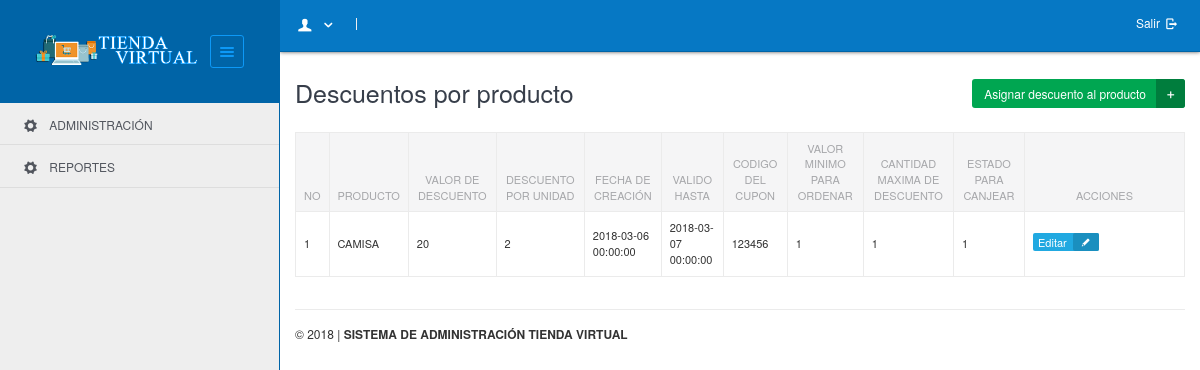
/?mod=producto_descuento&pag=lista (signed in), run on the app's committed database.
### tables this page shows
CREATE TABLE IF NOT EXISTS `product_discount` (
  `id_producto_descuento` int(11) NOT NULL AUTO_INCREMENT,
  `product_id` int(11) NOT NULL,
  `discount_value` int(11) NOT NULL,
  `discount_unit` varchar(20) NOT NULL,
  `date_created` timestamp NOT NULL DEFAULT CURRENT_TIMESTAMP ON UPDATE CURRENT_TIMESTAMP,
  `valid_until` timestamp NOT NULL DEFAULT '0000-00-00 00:00:00',
  `coupon_code` varchar(10) NOT NULL,
  `minimum_order_value` int(11) NOT NULL,
  `maximum_discount_amount` int(11) NOT NULL,
  `is_redeem_allowed` char(1) NOT NULL,
  PRIMARY KEY (`id_producto_descuento`)
);

CREATE TABLE IF NOT EXISTS `product` (
  `id_producto` int(11) NOT NULL AUTO_INCREMENT,
  `product_name` varchar(100) NOT NULL,
  `product_description` varchar(4000) NOT NULL,
  `units_in_stock` int(11) NOT NULL,
  `product_category_id` int(11) NOT NULL,
  `reward_points_credit` int(11) NOT NULL,
  PRIMARY KEY (`id_producto`)
);

### modelo/conexion.php (called while the page is built, shortened)
<?php
    class conexion
    {
        private $servidor = 'localhost';
        private $base_datos = 'tienda';
        private $usuario = 'root';
        private $password = '123456';
        private $enlace;
        function Conectar()
        {
            $this->enlace = mysql_connect($this->servidor,$this->usuario,$this->password);
            if($this->enlace)
            {
                if(mysql_select_db($this->base_datos))
                    return $this->enlace;
                else
                    return false;
            }
            else
                return false;
        }
        function Lista($sql)
        {
        	$result = mysql_query($sql,$this->enlace);
        	$return_array=array();
            if(mysql_num_rows($result)>0)
            	while ($obj = mysql_fetch_array($result)) {
                    $return_array[] = $obj;
            	}
        	return $return_array;
        }
    }
?>

### modelo/producto_descuento.php (called while the page is built, shortened)
<?php
class producto_descuento
{
	private $bd;
	function producto_descuento()
	{
		$this->bd = new Conexion();
	}
	function get_all($criterio)
	{
		if(empty($criterio)) $where = ""; else $where = " $criterio";
		$registros = $this->bd->Lista("select * from product_discount $where");
			return $registros;
	}
}
?>

### vista/producto_descuento/lista.php (the view, shortened to what this page needs)
 <?php include("modelo/producto_descuento.php");
            $producto_descuento = new producto_descuento();
            $registros = $producto_descuento->get_all(" pd inner join product p on pd.product_id=p.id_producto");
        ?>
        <h2>Descuentos por producto
            <a href="?mod=producto_descuento&pag=form_producto_descuento" class="btn btn-green btn-icon" style="float: right;">
              Asignar descuento al producto <i class="entypo-plus"></i>
            </a>
        </h2>
        <br />
<div class="table-responsive">
<table class="table table-bordered datatable" id="table-1">
           <thead>
             <tr>
              <th>No</th>
              <th>Producto</th>
              <th>Valor de descuento</th>
              <th>Descuento por unidad</th>
              <th>Fecha de creaci&oacute;n</th>
              <th>Valido hasta</th>
              <th>Codigo del cupon</th>
              <th>Valor minimo para ordenar</th>
              <th>Cantidad maxima de descuento</th>
              <th>Estado para canjear</th>
              <th width="160">Acciones</th>
      </tr>
   </thead>
   <tbody>
   <?php
        $n = 0;
        foreach($registros as $key => $registro)
        {
            $n++;
            echo "<tr>";
            echo "<td>$n</td><td>$registro[product_name]</td><td>$registro[discount_value]</td><td>$registro[discount_unit]</td><td>$registro[date_created]</td><td>$registro[valid_until]</td><td>$registro[coupon_code]</td><td>$registro[minimum_order_value]</td><td>$registro[maximum_discount_amount]</td><td>$registro[is_redeem_allowed]</td>";
            echo "<td>
                     <a href='?mod=producto_descuento&pag=editar_producto_descuento&id=$registro[id_producto_descuento]' class='btn btn-info btn-icon btn-xs'>Editar <i class='entypo-pencil'></i></a>
                </td>";
            echo "</tr>";
        }
    ?>
        </tbody>
    </table>
    </div>

### assets/css/custom.css (style rules this page uses)
body { color: #333; }
.btn { margin-bottom: 4px; }
.table thead th { text-align: center; }
.table-responsive { overflow-x: auto; }
#table-1 td a, #table-1 th a { text-transform: none; }
#table-1 td, #table-1 th { text-transform: uppercase; font-size: 11px; }

### data on the page
product_discount: product.product_name "CAMISA", discount_value "20", discount_unit "2", date_created "2018-03-06 00:00:00", valid_until "2018-03-07 00:00:00", coupon_code "123456", minimum_order_value "1", maximum_discount_amount "1", is_redeem_allowed "1"
